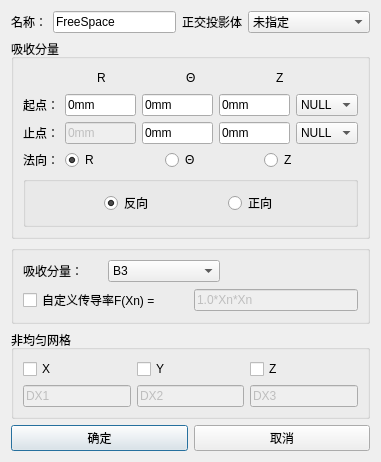
<?xml version="1.0" encoding="UTF-8"?>
<ui version="4.0">
 <class>Dialog_FreeDlg</class>
 <widget class="QDialog" name="Dialog_FreeDlg">
  <property name="windowModality">
   <enum>Qt::ApplicationModal</enum>
  </property>
  <property name="geometry">
   <rect>
    <x>0</x>
    <y>0</y>
    <width>381</width>
    <height>448</height>
   </rect>
  </property>
  <property name="minimumSize">
   <size>
    <width>0</width>
    <height>0</height>
   </size>
  </property>
  <property name="maximumSize">
   <size>
    <width>16777215</width>
    <height>16777215</height>
   </size>
  </property>
  <property name="windowTitle">
   <string>吸收边界</string>
  </property>
  <layout class="QGridLayout" name="gridLayout">
   <item row="0" column="0">
    <layout class="QHBoxLayout" name="horizontalLayout">
     <item>
      <widget class="QLabel" name="Label_Name">
       <property name="sizePolicy">
        <sizepolicy hsizetype="Fixed" vsizetype="Fixed">
         <horstretch>0</horstretch>
         <verstretch>0</verstretch>
        </sizepolicy>
       </property>
       <property name="text">
        <string>名称：</string>
       </property>
      </widget>
     </item>
     <item>
      <widget class="QLineEdit" name="LineEdit_Name">
       <property name="sizePolicy">
        <sizepolicy hsizetype="Preferred" vsizetype="Fixed">
         <horstretch>0</horstretch>
         <verstretch>0</verstretch>
        </sizepolicy>
       </property>
       <property name="text">
        <string>FreeSpace</string>
       </property>
      </widget>
     </item>
     <item>
      <widget class="QLabel" name="Label_Shadow">
       <property name="sizePolicy">
        <sizepolicy hsizetype="Fixed" vsizetype="Preferred">
         <horstretch>0</horstretch>
         <verstretch>0</verstretch>
        </sizepolicy>
       </property>
       <property name="text">
        <string>正交投影体</string>
       </property>
      </widget>
     </item>
     <item>
      <widget class="StyledComboBox" name="ComboBox_Shadow">
       <property name="enabled">
        <bool>true</bool>
       </property>
       <property name="maximumSize">
        <size>
         <width>16777215</width>
         <height>16777215</height>
        </size>
       </property>
       <item>
        <property name="text">
         <string>未指定</string>
        </property>
       </item>
      </widget>
     </item>
    </layout>
   </item>
   <item row="1" column="0">
    <widget class="QGroupBox" name="groupBox_Port">
     <property name="sizePolicy">
      <sizepolicy hsizetype="Preferred" vsizetype="Preferred">
       <horstretch>0</horstretch>
       <verstretch>0</verstretch>
      </sizepolicy>
     </property>
     <property name="title">
      <string>吸收分量</string>
     </property>
     <property name="flat">
      <bool>true</bool>
     </property>
     <layout class="QGridLayout" name="gridLayout_4">
      <item row="1" column="0">
       <layout class="QHBoxLayout" name="horizontalLayout_start">
        <item>
         <widget class="QLabel" name="label_start">
          <property name="text">
           <string>起点：</string>
          </property>
         </widget>
        </item>
        <item>
         <widget class="QLineEdit" name="LineEdit_start_x">
          <property name="text">
           <string>0mm</string>
          </property>
         </widget>
        </item>
        <item>
         <widget class="QLineEdit" name="LineEdit_start_y">
          <property name="text">
           <string>0mm</string>
          </property>
         </widget>
        </item>
        <item>
         <widget class="QLineEdit" name="LineEdit_start_z">
          <property name="text">
           <string>0mm</string>
          </property>
         </widget>
        </item>
        <item>
         <widget class="StyledComboBox" name="ComboBox_start">
          <property name="sizePolicy">
           <sizepolicy hsizetype="Expanding" vsizetype="Fixed">
            <horstretch>0</horstretch>
            <verstretch>0</verstretch>
           </sizepolicy>
          </property>
          <item>
           <property name="text">
            <string>NULL</string>
           </property>
          </item>
         </widget>
        </item>
       </layout>
      </item>
      <item row="5" column="0">
       <layout class="QHBoxLayout" name="horizontalLayout_2">
        <item>
         <widget class="QLabel" name="label">
          <property name="sizePolicy">
           <sizepolicy hsizetype="Fixed" vsizetype="Preferred">
            <horstretch>0</horstretch>
            <verstretch>0</verstretch>
           </sizepolicy>
          </property>
          <property name="text">
           <string>法向：</string>
          </property>
         </widget>
        </item>
        <item>
         <widget class="QRadioButton" name="radioButton_x">
          <property name="text">
           <string>R</string>
          </property>
          <property name="checked">
           <bool>true</bool>
          </property>
         </widget>
        </item>
        <item>
         <widget class="QRadioButton" name="radioButton_y">
          <property name="text">
           <string>Θ</string>
          </property>
         </widget>
        </item>
        <item>
         <widget class="QRadioButton" name="radioButton_z">
          <property name="text">
           <string>Z</string>
          </property>
         </widget>
        </item>
       </layout>
      </item>
      <item row="3" column="0">
       <layout class="QHBoxLayout" name="horizontalLayout_end">
        <item>
         <widget class="QLabel" name="label_end">
          <property name="text">
           <string>止点：</string>
          </property>
         </widget>
        </item>
        <item>
         <widget class="QLineEdit" name="LineEdit_end_x">
          <property name="enabled">
           <bool>false</bool>
          </property>
          <property name="text">
           <string>0mm</string>
          </property>
         </widget>
        </item>
        <item>
         <widget class="QLineEdit" name="LineEdit_end_y">
          <property name="text">
           <string>0mm</string>
          </property>
         </widget>
        </item>
        <item>
         <widget class="QLineEdit" name="LineEdit_end_z">
          <property name="text">
           <string>0mm</string>
          </property>
         </widget>
        </item>
        <item>
         <widget class="StyledComboBox" name="ComboBox_end">
          <property name="sizePolicy">
           <sizepolicy hsizetype="Expanding" vsizetype="Fixed">
            <horstretch>0</horstretch>
            <verstretch>0</verstretch>
           </sizepolicy>
          </property>
          <item>
           <property name="text">
            <string>NULL</string>
           </property>
          </item>
         </widget>
        </item>
       </layout>
      </item>
      <item row="0" column="0">
       <layout class="QHBoxLayout" name="horizontalLayout_5">
        <item>
         <spacer name="horizontalSpacer_4">
          <property name="orientation">
           <enum>Qt::Horizontal</enum>
          </property>
          <property name="sizeHint" stdset="0">
           <size>
            <width>40</width>
            <height>20</height>
           </size>
          </property>
         </spacer>
        </item>
        <item>
         <widget class="QLabel" name="label_X">
          <property name="text">
           <string>R</string>
          </property>
         </widget>
        </item>
        <item>
         <spacer name="horizontalSpacer_5">
          <property name="orientation">
           <enum>Qt::Horizontal</enum>
          </property>
          <property name="sizeHint" stdset="0">
           <size>
            <width>40</width>
            <height>20</height>
           </size>
          </property>
         </spacer>
        </item>
        <item>
         <widget class="QLabel" name="label_Y">
          <property name="text">
           <string>Θ</string>
          </property>
         </widget>
        </item>
        <item>
         <spacer name="horizontalSpacer_6">
          <property name="orientation">
           <enum>Qt::Horizontal</enum>
          </property>
          <property name="sizeHint" stdset="0">
           <size>
            <width>40</width>
            <height>20</height>
           </size>
          </property>
         </spacer>
        </item>
        <item>
         <widget class="QLabel" name="label_Z">
          <property name="text">
           <string>Z</string>
          </property>
         </widget>
        </item>
        <item>
         <spacer name="horizontalSpacer_7">
          <property name="orientation">
           <enum>Qt::Horizontal</enum>
          </property>
          <property name="sizeHint" stdset="0">
           <size>
            <width>40</width>
            <height>20</height>
           </size>
          </property>
         </spacer>
        </item>
       </layout>
      </item>
      <item row="4" column="0">
       <spacer name="verticalSpacer_18">
        <property name="orientation">
         <enum>Qt::Vertical</enum>
        </property>
        <property name="sizeHint" stdset="0">
         <size>
          <width>20</width>
          <height>40</height>
         </size>
        </property>
       </spacer>
      </item>
      <item row="2" column="0">
       <spacer name="verticalSpacer_17">
        <property name="orientation">
         <enum>Qt::Vertical</enum>
        </property>
        <property name="sizeHint" stdset="0">
         <size>
          <width>20</width>
          <height>40</height>
         </size>
        </property>
       </spacer>
      </item>
      <item row="6" column="0">
       <widget class="QGroupBox" name="groupBox_2">
        <property name="sizePolicy">
         <sizepolicy hsizetype="Expanding" vsizetype="Expanding">
          <horstretch>0</horstretch>
          <verstretch>0</verstretch>
         </sizepolicy>
        </property>
        <property name="title">
         <string/>
        </property>
        <property name="flat">
         <bool>true</bool>
        </property>
        <layout class="QGridLayout" name="gridLayout_5">
         <item row="0" column="0">
          <layout class="QHBoxLayout" name="horizontalLayout_4">
           <item>
            <spacer name="horizontalSpacer">
             <property name="orientation">
              <enum>Qt::Horizontal</enum>
             </property>
             <property name="sizeHint" stdset="0">
              <size>
               <width>40</width>
               <height>20</height>
              </size>
             </property>
            </spacer>
           </item>
           <item>
            <widget class="QRadioButton" name="radioButton_opposite">
             <property name="text">
              <string>反向</string>
             </property>
             <property name="checked">
              <bool>true</bool>
             </property>
            </widget>
           </item>
           <item>
            <spacer name="horizontalSpacer_3">
             <property name="orientation">
              <enum>Qt::Horizontal</enum>
             </property>
             <property name="sizeHint" stdset="0">
              <size>
               <width>40</width>
               <height>20</height>
              </size>
             </property>
            </spacer>
           </item>
           <item>
            <widget class="QRadioButton" name="radioButton_forward">
             <property name="text">
              <string>正向</string>
             </property>
            </widget>
           </item>
           <item>
            <spacer name="horizontalSpacer_2">
             <property name="orientation">
              <enum>Qt::Horizontal</enum>
             </property>
             <property name="sizeHint" stdset="0">
              <size>
               <width>40</width>
               <height>20</height>
              </size>
             </property>
            </spacer>
           </item>
          </layout>
         </item>
        </layout>
       </widget>
      </item>
     </layout>
    </widget>
   </item>
   <item row="2" column="0">
    <widget class="QGroupBox" name="groupBox_Port2">
     <property name="title">
      <string/>
     </property>
     <property name="flat">
      <bool>true</bool>
     </property>
     <layout class="QGridLayout" name="gridLayout_3">
      <item row="0" column="0">
       <widget class="QLabel" name="label_2">
        <property name="text">
         <string>吸收分量：</string>
        </property>
       </widget>
      </item>
      <item row="1" column="2" colspan="2">
       <widget class="QLineEdit" name="LineEdit_vport">
        <property name="enabled">
         <bool>false</bool>
        </property>
        <property name="text">
         <string>1.0*Xn*Xn</string>
        </property>
       </widget>
      </item>
      <item row="0" column="1" colspan="2">
       <widget class="StyledComboBox" name="ComboBox_Absorption">
        <property name="sizePolicy">
         <sizepolicy hsizetype="Maximum" vsizetype="Fixed">
          <horstretch>0</horstretch>
          <verstretch>0</verstretch>
         </sizepolicy>
        </property>
        <property name="currentIndex">
         <number>7</number>
        </property>
        <property name="maxCount">
         <number>8</number>
        </property>
        <property name="modelColumn">
         <number>0</number>
        </property>
        <item>
         <property name="text">
          <string>TRANSVERSE</string>
         </property>
        </item>
        <item>
         <property name="text">
          <string>ALL</string>
         </property>
        </item>
        <item>
         <property name="text">
          <string>E1</string>
         </property>
        </item>
        <item>
         <property name="text">
          <string>E2</string>
         </property>
        </item>
        <item>
         <property name="text">
          <string>E3</string>
         </property>
        </item>
        <item>
         <property name="text">
          <string>B1</string>
         </property>
        </item>
        <item>
         <property name="text">
          <string>B2</string>
         </property>
        </item>
        <item>
         <property name="text">
          <string>B3</string>
         </property>
        </item>
       </widget>
      </item>
      <item row="1" column="0" colspan="2">
       <widget class="QCheckBox" name="checkBox_vport">
        <property name="text">
         <string>自定义传导率F(Xn) =</string>
        </property>
       </widget>
      </item>
     </layout>
    </widget>
   </item>
   <item row="3" column="0">
    <widget class="QGroupBox" name="groupBox">
     <property name="title">
      <string>非均匀网格</string>
     </property>
     <layout class="QGridLayout" name="gridLayout_2">
      <item row="0" column="0">
       <spacer name="verticalSpacer_8">
        <property name="orientation">
         <enum>Qt::Vertical</enum>
        </property>
        <property name="sizeHint" stdset="0">
         <size>
          <width>20</width>
          <height>40</height>
         </size>
        </property>
       </spacer>
      </item>
      <item row="4" column="0">
       <spacer name="verticalSpacer_10">
        <property name="orientation">
         <enum>Qt::Vertical</enum>
        </property>
        <property name="sizeHint" stdset="0">
         <size>
          <width>20</width>
          <height>40</height>
         </size>
        </property>
       </spacer>
      </item>
      <item row="1" column="0">
       <layout class="QHBoxLayout" name="horizontalLayout_8">
        <item>
         <widget class="QCheckBox" name="checkBox_x">
          <property name="text">
           <string>X</string>
          </property>
         </widget>
        </item>
        <item>
         <widget class="QCheckBox" name="checkBox_y">
          <property name="text">
           <string>Y</string>
          </property>
         </widget>
        </item>
        <item>
         <widget class="QCheckBox" name="checkBox_z">
          <property name="text">
           <string>Z</string>
          </property>
         </widget>
        </item>
       </layout>
      </item>
      <item row="3" column="0">
       <layout class="QHBoxLayout" name="horizontalLayout_9">
        <item>
         <widget class="QLineEdit" name="LineEdit_DX1">
          <property name="enabled">
           <bool>false</bool>
          </property>
          <property name="text">
           <string>DX1</string>
          </property>
         </widget>
        </item>
        <item>
         <widget class="QLineEdit" name="LineEdit_DX2">
          <property name="enabled">
           <bool>false</bool>
          </property>
          <property name="text">
           <string>DX2</string>
          </property>
         </widget>
        </item>
        <item>
         <widget class="QLineEdit" name="LineEdit_DX3">
          <property name="enabled">
           <bool>false</bool>
          </property>
          <property name="text">
           <string>DX3</string>
          </property>
         </widget>
        </item>
       </layout>
      </item>
      <item row="2" column="0">
       <spacer name="verticalSpacer_11">
        <property name="orientation">
         <enum>Qt::Vertical</enum>
        </property>
        <property name="sizeHint" stdset="0">
         <size>
          <width>20</width>
          <height>40</height>
         </size>
        </property>
       </spacer>
      </item>
     </layout>
    </widget>
   </item>
   <item row="4" column="0">
    <layout class="QHBoxLayout" name="horizontalLayout_11">
     <item>
      <widget class="QPushButton" name="pushButton_ok">
       <property name="text">
        <string>确定</string>
       </property>
      </widget>
     </item>
     <item>
      <widget class="QPushButton" name="pushButton">
       <property name="text">
        <string>取消</string>
       </property>
      </widget>
     </item>
    </layout>
   </item>
  </layout>
 </widget>
 <customwidgets>
  <customwidget>
   <class>StyledComboBox</class>
   <extends>QComboBox</extends>
   <header>StyledComboBox.h</header>
  </customwidget>
 </customwidgets>
 <resources/>
 <connections/>
</ui>
